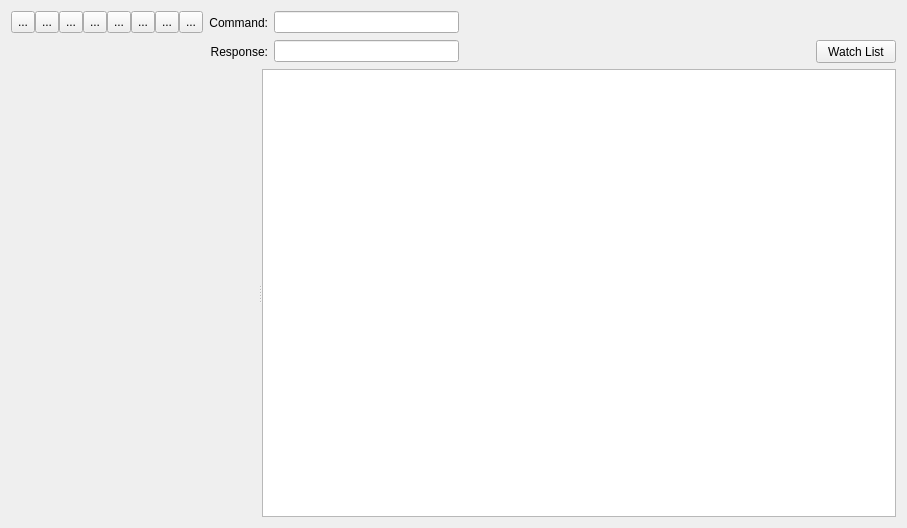
<?xml version="1.0" encoding="UTF-8"?>
<ui version="4.0">
 <class>ADebugPageClass</class>
 <widget class="QWidget" name="ADebugPageClass">
  <property name="geometry">
   <rect>
    <x>0</x>
    <y>0</y>
    <width>907</width>
    <height>528</height>
   </rect>
  </property>
  <property name="windowTitle">
   <string>Debug Page</string>
  </property>
  <layout class="QGridLayout">
   <item row="1" column="0">
    <widget class="QSplitter" name="splitter_2">
     <property name="orientation">
      <enum>Qt::Horizontal</enum>
     </property>
     <widget class="CodeEditor" name="upCodeTextEdit" native="true">
      <property name="minimumSize">
       <size>
        <width>100</width>
        <height>100</height>
       </size>
      </property>
     </widget>
     <widget class="QSplitter" name="splitter_3">
     <property name="orientation">
      <enum>Qt::Vertical</enum>
     </property>
      <widget class="QTreeView" name="upVarListTree">
       <property name="minimumSize">
        <size>
         <width>100</width>
         <height>100</height>
        </size>
       </property>
      </widget>
     </widget>
    </widget>
   </item>
   <item row="0" column="0">
    <layout class="QGridLayout">
     <item row="0" column="0">
      <widget class="QFrame" name="upToolFrame">
       <property name="sizePolicy">
        <sizepolicy hsizetype="Fixed" vsizetype="Preferred">
         <horstretch>0</horstretch>
         <verstretch>0</verstretch>
        </sizepolicy>
       </property>
       <property name="layoutDirection">
        <enum>Qt::RightToLeft</enum>
       </property>
       <property name="frameShape">
        <enum>QFrame::NoFrame</enum>
       </property>
       <property name="frameShadow">
        <enum>QFrame::Plain</enum>
       </property>
       <layout class="QHBoxLayout">
        <property name="spacing">
         <number>0</number>
        </property>
        <property name="margin">
         <number>0</number>
        </property>
        <item>
         <widget class="QToolButton" name="upGoToolButton">
          <property name="minimumSize">
           <size>
            <width>22</width>
            <height>22</height>
           </size>
          </property>
          <property name="text">
           <string>...</string>
          </property>
          <property name="iconSize">
           <size>
            <width>18</width>
            <height>18</height>
           </size>
          </property>
         </widget>
        </item>
        <item>
         <widget class="QToolButton" name="upStepOverToolButton">
          <property name="minimumSize">
           <size>
            <width>22</width>
            <height>22</height>
           </size>
          </property>
          <property name="text">
           <string>...</string>
          </property>
          <property name="iconSize">
           <size>
            <width>18</width>
            <height>18</height>
           </size>
          </property>
         </widget>
        </item>
        <item>
         <widget class="QToolButton" name="upStepIntoToolButton">
          <property name="minimumSize">
           <size>
            <width>22</width>
            <height>22</height>
           </size>
          </property>
          <property name="text">
           <string>...</string>
          </property>
          <property name="iconSize">
           <size>
            <width>18</width>
            <height>18</height>
           </size>
          </property>
         </widget>
        </item>
        <item>
         <widget class="QToolButton" name="upRunToToolButton">
          <property name="minimumSize">
           <size>
            <width>22</width>
            <height>22</height>
           </size>
          </property>
          <property name="text">
           <string>...</string>
          </property>
          <property name="iconSize">
           <size>
            <width>18</width>
            <height>18</height>
           </size>
          </property>
         </widget>
        </item>
        <item>
         <widget class="QToolButton" name="upStepOutToolButton">
          <property name="minimumSize">
           <size>
            <width>22</width>
            <height>22</height>
           </size>
          </property>
          <property name="text">
           <string>...</string>
          </property>
          <property name="iconSize">
           <size>
            <width>18</width>
            <height>18</height>
           </size>
          </property>
         </widget>
        </item>
        <item>
         <widget class="QToolButton" name="upQuitToolButton">
          <property name="minimumSize">
           <size>
            <width>22</width>
            <height>22</height>
           </size>
          </property>
          <property name="text">
           <string>...</string>
          </property>
          <property name="iconSize">
           <size>
            <width>18</width>
            <height>18</height>
           </size>
          </property>
         </widget>
        </item>
        <item>
         <widget class="QToolButton" name="upSourceToolButton">
          <property name="minimumSize">
           <size>
            <width>22</width>
            <height>22</height>
           </size>
          </property>
          <property name="text">
           <string>...</string>
          </property>
          <property name="iconSize">
           <size>
            <width>18</width>
            <height>18</height>
           </size>
          </property>
         </widget>
        </item>
        <item>
         <widget class="QToolButton" name="upHelpToolButton">
          <property name="minimumSize">
           <size>
            <width>22</width>
            <height>22</height>
           </size>
          </property>
          <property name="text">
           <string>...</string>
          </property>
          <property name="iconSize">
           <size>
            <width>18</width>
            <height>18</height>
           </size>
          </property>
         </widget>
        </item>
       </layout>
      </widget>
     </item>
     <item row="0" column="1">
      <widget class="QLabel" name="upCmdLabel">
       <property name="sizePolicy">
        <sizepolicy hsizetype="Preferred" vsizetype="Preferred">
         <horstretch>0</horstretch>
         <verstretch>0</verstretch>
        </sizepolicy>
       </property>
       <property name="layoutDirection">
        <enum>Qt::LeftToRight</enum>
       </property>
       <property name="text">
        <string>Command:</string>
       </property>
       <property name="alignment">
        <set>Qt::AlignRight|Qt::AlignTrailing|Qt::AlignVCenter</set>
       </property>
       <property name="buddy">
        <cstring>upCmdLineEdit</cstring>
       </property>
      </widget>
     </item>
     <item row="0" column="2">
      <widget class="QLineEdit" name="upCmdLineEdit">
       <property name="sizePolicy">
        <sizepolicy hsizetype="MinimumExpanding" vsizetype="Fixed">
         <horstretch>0</horstretch>
         <verstretch>0</verstretch>
        </sizepolicy>
       </property>
       <property name="toolTip">
        <string>Press help for list of debug commands</string>
       </property>
      </widget>
     </item>
     <item row="0" column="3">
      <spacer>
       <property name="orientation">
        <enum>Qt::Horizontal</enum>
       </property>
       <property name="sizeHint" stdset="0">
        <size>
         <width>351</width>
         <height>23</height>
        </size>
       </property>
      </spacer>
     </item>
     <item row="1" column="1">
      <widget class="QLabel" name="upResponseLabel">
       <property name="sizePolicy">
        <sizepolicy hsizetype="Preferred" vsizetype="Preferred">
         <horstretch>0</horstretch>
         <verstretch>0</verstretch>
        </sizepolicy>
       </property>
       <property name="text">
        <string>Response:</string>
       </property>
       <property name="alignment">
        <set>Qt::AlignRight|Qt::AlignTrailing|Qt::AlignVCenter</set>
       </property>
       <property name="buddy">
        <cstring>upResponseLineEdit</cstring>
       </property>
      </widget>
     </item>
     <item row="1" column="2">
      <widget class="QLineEdit" name="upResponseLineEdit">
       <property name="sizePolicy">
        <sizepolicy hsizetype="MinimumExpanding" vsizetype="Fixed">
         <horstretch>0</horstretch>
         <verstretch>0</verstretch>
        </sizepolicy>
       </property>
       <property name="toolTip">
        <string>Debug status</string>
       </property>
       <property name="readOnly">
        <bool>true</bool>
       </property>
      </widget>
     </item>
     <item row="1" column="4">
      <widget class="QPushButton" name="upWatchButton">
       <property name="maximumSize">
        <size>
         <width>100</width>
         <height>80</height>
        </size>
       </property>
       <property name="text">
        <string>Watch List</string>
       </property>
      </widget>
     </item>
     <item row="1" column="3">
      <spacer>
       <property name="orientation" >
        <enum>Qt::Horizontal</enum>
       </property>
       <property name="sizeHint" stdset="0" >
        <size>
         <width>351</width>
         <height>23</height>
        </size>
       </property>
      </spacer>
     </item>
    </layout>
   </item>
  </layout>
 </widget>
 <customwidgets>
  <customwidget>
   <class>CodeEditor</class>
   <extends>QWidget</extends>
   <header>codeeditor.h</header>
  </customwidget>
 </customwidgets>
 <tabstops>
  <tabstop>upGoToolButton</tabstop>
  <tabstop>upStepOverToolButton</tabstop>
  <tabstop>upStepIntoToolButton</tabstop>
  <tabstop>upRunToToolButton</tabstop>
  <tabstop>upStepOutToolButton</tabstop>
  <tabstop>upQuitToolButton</tabstop>
  <tabstop>upShowVarsToolButton</tabstop>
  <tabstop>upCmdLineEdit</tabstop>
  <tabstop>upResponseLineEdit</tabstop>
  <tabstop>upCodeTextEdit</tabstop>
  <tabstop>upVarListTree</tabstop>
 </tabstops>
 <resources/>
 <connections/>
</ui>
